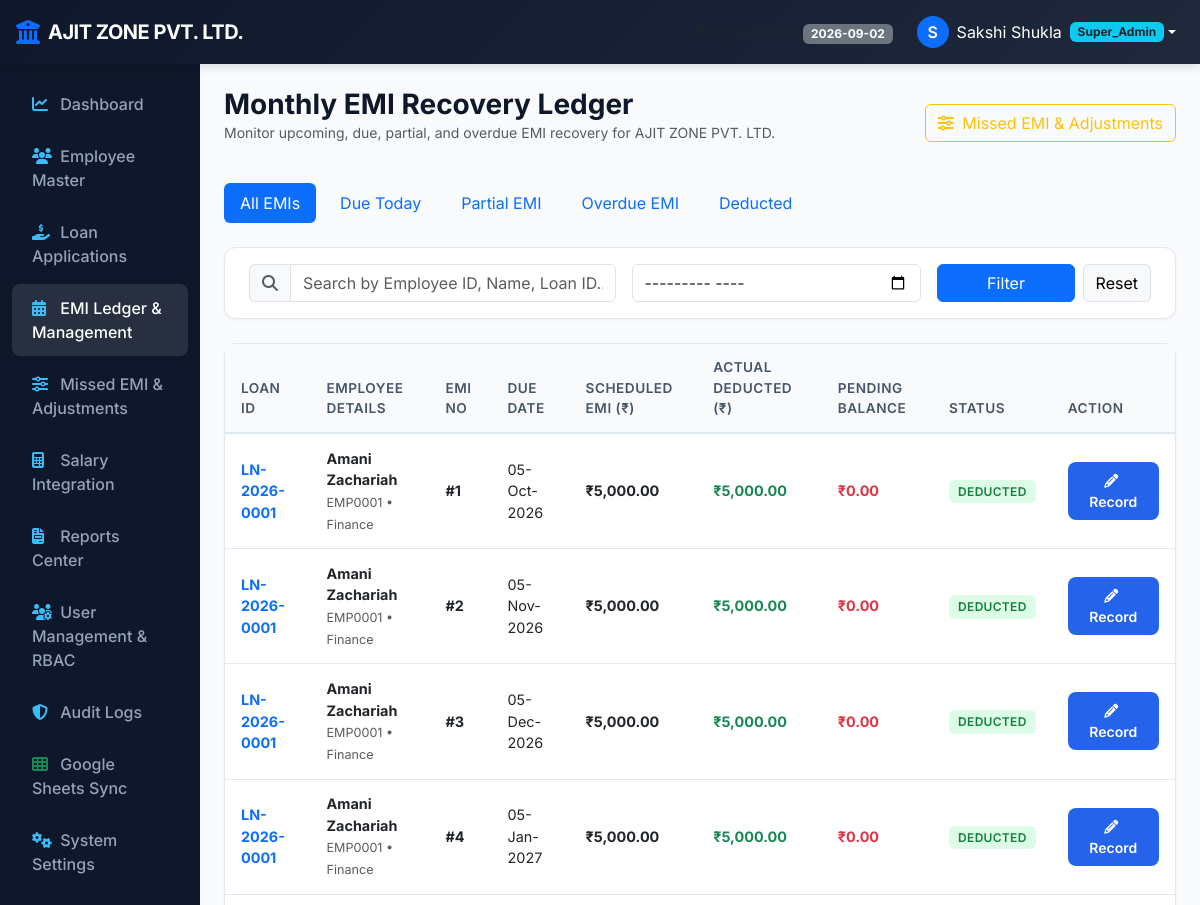
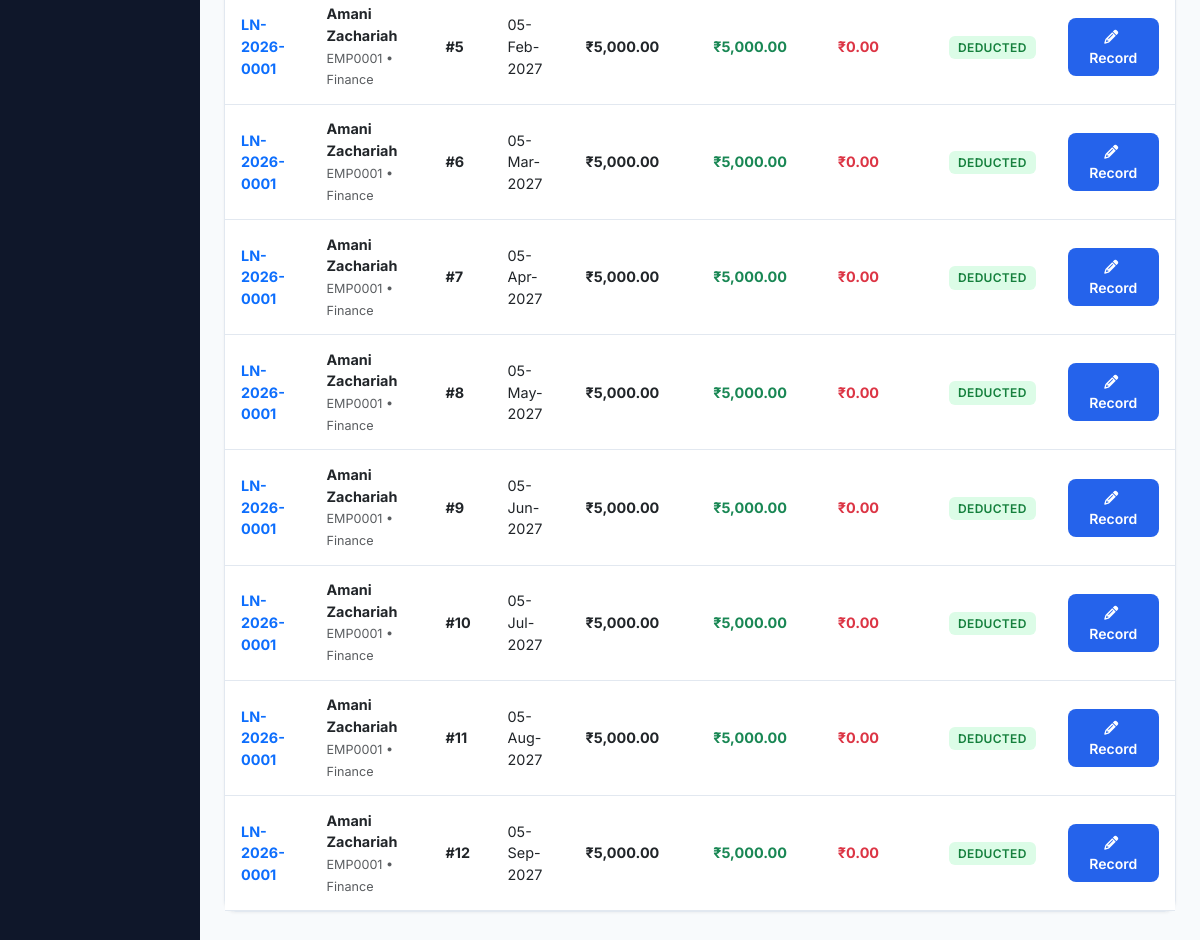
Before: /emi/management (signed in) with the older database file (2 pictures, top to bottom).
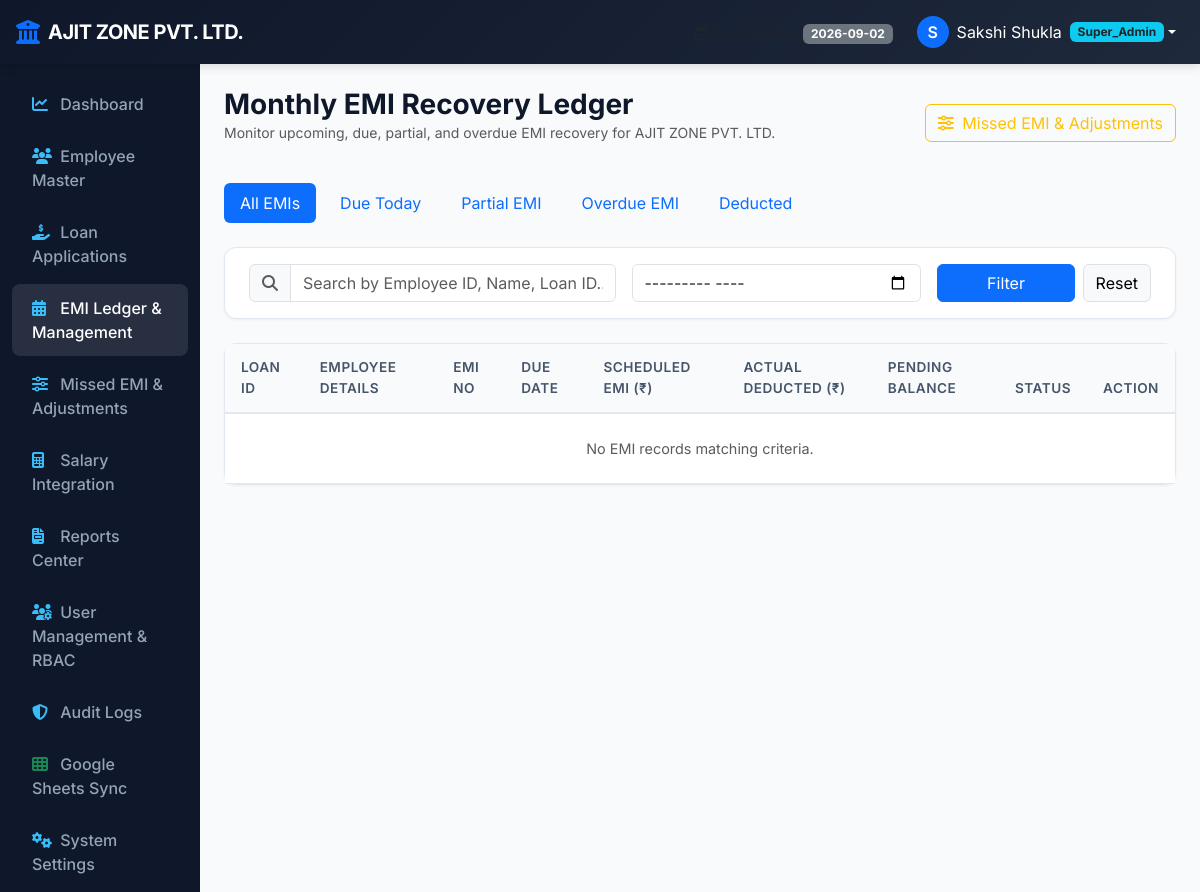
After: the same page with the newer database file.
### models.py (models this page shows)
class EMISchedule(db.Model):
    __tablename__ = 'emi_schedule'
    id = db.Column(db.Integer, primary_key=True)
    loan_id = db.Column(db.Integer, db.ForeignKey('loans.id'), nullable=False)
    emi_no = db.Column(db.Integer, nullable=False)
    due_date = db.Column(db.Date, nullable=False, index=True)
    scheduled_emi = db.Column(db.Float, nullable=False)
    actual_deduction = db.Column(db.Float, default=0.0)
    actual_deduction_date = db.Column(db.Date, nullable=True)
    outstanding_after = db.Column(db.Float, default=0.0)
    status = db.Column(db.String(32), nullable=False, default='Upcoming')
    remarks = db.Column(db.Text, nullable=True)
    created_at = db.Column(db.DateTime, default=datetime.utcnow)
    deductions = db.relationship('EMIDeduction', backref='schedule_item', lazy=True)

class Loan(db.Model):
    __tablename__ = 'loans'
    id = db.Column(db.Integer, primary_key=True)
    loan_id = db.Column(db.String(32), unique=True, nullable=False, index=True)
    employee_id = db.Column(db.Integer, db.ForeignKey('employees.id'), nullable=False)
    loan_type = db.Column(db.String(64), nullable=False) # Personal Loan, Emergency Advance, Salary Advance, Medical Loan, Home Loan
    loan_amount = db.Column(db.Float, nullable=False)
    monthly_emi = db.Column(db.Float, nullable=False)
    interest_rate = db.Column(db.Float, default=0.0) # Annual Interest Rate %
    processing_fee = db.Column(db.Float, default=0.0) # Processing Fee Amount
    emi_start_date = db.Column(db.Date, nullable=False)
    emi_deduction_day = db.Column(db.Integer, nullable=False, default=5)
    tenure_months = db.Column(db.Integer, nullable=False)
    tenure_from = db.Column(db.Date, nullable=True)
    tenure_to = db.Column(db.Date, nullable=True)
    reason = db.Column(db.Text, nullable=True)
    remarks = db.Column(db.Text, nullable=True)
    declaration_accepted = db.Column(db.Boolean, default=True)
    application_date = db.Column(db.Date, default=datetime.utcnow().date)
    approval_status = db.Column(db.String(32), nullable=False, default='Pending') # Pending, Approved, Rejected
    approval_date = db.Column(db.DateTime, nullable=True)
    approved_by_id = db.Column(db.Integer, db.ForeignKey('users.id'), nullable=True)
    disbursement_date = db.Column(db.DateTime, nullable=True)
    loan_status = db.Column(db.String(32), nullable=False, default='Pending') # Pending, Active, Closed, Rejected
    workflow_status = db.Column(db.String(32), nullable=False, default='Submitted')
    total_recovered = db.Column(db.Float, default=0.0)
    outstanding_balance = db.Column(db.Float, default=0.0)
    created_at = db.Column(db.DateTime, default=datetime.utcnow)
    schedules = db.relationship('EMISchedule', backref='loan', cascade='all, delete-orphan', lazy=True)
    deductions = db.relationship('EMIDeduction', backref='loan', cascade='all, delete-orphan', lazy=True)
    adjustments = db.relationship('EMIAdjustment', backref='loan', cascade='all, delete-orphan', lazy=True)
    documents = db.relationship('LoanDocument', backref='loan', cascade='all, delete-orphan', lazy=True)
    closure = db.relationship('LoanClosure', backref='loan', uselist=False, cascade='all, delete-orphan')

class Employee(db.Model):
    __tablename__ = 'employees'
    id = db.Column(db.Integer, primary_key=True)
    emp_id = db.Column(db.String(32), unique=True, nullable=False, index=True)
    name = db.Column(db.String(128), nullable=False)
    department = db.Column(db.String(64), nullable=False, index=True)
    designation = db.Column(db.String(64), nullable=False)
    current_salary = db.Column(db.Float, nullable=False, default=0.0)
    email = db.Column(db.String(128), nullable=True)
    phone = db.Column(db.String(32), nullable=True)
    pan_number = db.Column(db.String(32), nullable=True)
    aadhar_number = db.Column(db.String(32), nullable=True)
    bank_name = db.Column(db.String(64), nullable=True)
    bank_account_no = db.Column(db.String(64), nullable=True)
    ifsc_code = db.Column(db.String(32), nullable=True)
    status = db.Column(db.String(16), nullable=False, default='Active') # Active, Inactive, Terminated
    hiring_date = db.Column(db.Date, nullable=True)
    joining_date = db.Column(db.Date, nullable=True)
    address = db.Column(db.Text, nullable=True)
    city = db.Column(db.String(64), nullable=True)
    emergency_contact = db.Column(db.String(64), nullable=True)
    emergency_relation = db.Column(db.String(32), nullable=True)
    emergency_phone = db.Column(db.String(32), nullable=True)
    created_at = db.Column(db.DateTime, default=datetime.utcnow)
    updated_at = db.Column(db.DateTime, default=datetime.utcnow, onupdate=datetime.utcnow)
    loans = db.relationship('Loan', backref='employee', lazy=True)

### routes/emi.py (the view)
@emi_bp.route('/emi/management')
@login_required
@permission_required('emi', 'view')
def management():
    status_filter = request.args.get('status', '').strip()
    month_filter = request.args.get('month', '').strip() # YYYY-MM
    search_q = request.args.get('q', '').strip()
    run_daily_loan_automation(system_user_id=g.user.id if g.user else 1)
    query = EMISchedule.query.join(Loan).join(Employee)
    if not g.user.can_view_all('emi'):
        if g.user.employee_id:
            query = query.filter(Loan.employee_id == g.user.employee_id)
        else:
            query = query.filter(EMISchedule.id == -1)
    if status_filter:
        query = query.filter(EMISchedule.status == status_filter)
    if month_filter:
        query = query.filter(db.func.strftime('%Y-%m', EMISchedule.due_date) == month_filter)
    if search_q:
        query = query.filter(
            (Loan.loan_id.ilike(f'%{search_q}%')) |
            (Employee.name.ilike(f'%{search_q}%')) |
            (Employee.emp_id.ilike(f'%{search_q}%'))
        )
    schedules = query.order_by(EMISchedule.due_date.asc()).all()
    today = date.today()
    return render_template('emi/management.html', schedules=schedules, selected_status=status_filter, selected_month=month_filter, search_q=search_q, today=today)

### models.py (called while the page is built, shortened)
    def is_superadmin(self):
        return self.role == 'Super_Admin' or self.is_primary_superadmin

    def has_permission(self, module, action):
        if self.is_superadmin():
            return True

    def can_view_all(self, module):
        if self.is_superadmin():
            return True
        perms = self.get_permissions()
        actions = perms.get(module, [])
        return 'view_all' in actions

### routes/auth.py (called while the page is built, shortened)
def login_required(f):
    @wraps(f)
    def decorated_function(*args, **kwargs):
        if 'user_id' not in session:
            flash('Please log in to access this page.', 'warning')
            return redirect(url_for('auth.login', next=request.url))
        return f(*args, **kwargs)
    return decorated_function

def permission_required(module, action):
    def decorator(f):
        @wraps(f)
        def decorated_function(*args, **kwargs):
            if not g.user:
                flash('Please log in to access this page.', 'warning')
                return redirect(url_for('auth.login', next=request.url))
            if g.user.is_superadmin():
                return f(*args, **kwargs)
        return decorated_function
    return decorator

### templates/emi/management.html (shortened to what the changed rows need)
{% extends 'base.html' %}
{% block content %}
<div class="content-card p-0">
    <div class="table-responsive">
        <table class="table table-custom">
            <thead>
                <tr>
                    <th>Loan ID</th>
                    <th>Employee Details</th>
                    <th>EMI No</th>
                    <th>Due Date</th>
                    <th>Scheduled EMI (₹)</th>
                    <th>Actual Deducted (₹)</th>
                    <th>Pending Balance</th>
                    <th>Status</th>
                    <th>Action</th>
                </tr>
            </thead>
            <tbody>
                {% for item in schedules %}
                <tr>
                    <td class="fw-bold text-primary">
                        <a href="{{ url_for('loan.view_loan', loan_id=item.loan_id) }}" class="text-decoration-none">
                            {{ item.loan.loan_id }}
                        </a>
                    </td>
                    <td>
                        <div class="fw-bold text-dark">{{ item.loan.employee.name }}</div>
                        <small class="text-muted">{{ item.loan.employee.emp_id }} • {{ item.loan.employee.department }}</small>
                    </td>
                    <td class="fw-bold">#{{ item.emi_no }}</td>
                    <td>{{ item.due_date | datefmt('%d-%b-%Y') }}</td>
                    <td class="fw-bold text-dark">{{ item.scheduled_emi | inr }}</td>
                    <td class="fw-bold text-success">{{ item.actual_deduction | inr }}</td>
                    <td class="fw-bold text-danger">
                        {% if item.scheduled_emi > item.actual_deduction %}
                        {{ (item.scheduled_emi - item.actual_deduction) | inr }}
                        {% else %}
                        ₹0.00
                        {% endif %}
                    </td>
                    <td>
                        <span class="badge-status badge-{{ item.status | lower }}">{{ item.status }}</span>
                    </td>
                    <td>
                        {% if has_perm('emi', 'add') or has_perm('emi', 'edit') or is_superadmin() %}
                        <button type="button" class="btn btn-sm btn-brand" data-bs-toggle="modal" data-bs-target="#ledgerDeductModal{{ item.id }}">
                            <i class="fa-solid fa-pencil me-1"></i> Record
                        </button>
                        {% else %}
                        <span class="text-muted small">View Only</span>
                        {% endif %}
                    </td>
                </tr>
                {% else %}
                <tr><td colspan="9" class="text-center text-muted py-4">No EMI records matching criteria.</td></tr>
                {% endfor %}
            </tbody>
        </table>
    </div>
</div>
{% endblock %}

Changed rows visible on the page:
removed EMISchedule: loan.loan_id "LN-2026-0001", loan.employee.name "Amani Zachariah", loan.employee.emp_id "EMP0001", loan.employee.department "Finance", emi_no "1", due_date "05-Oct-2026", scheduled_emi|inr "₹5,000.00", actual_deduction|inr "₹5,000.00", shows "₹0.00", status "DEDUCTED"
removed EMISchedule: loan.loan_id "LN-2026-0001", loan.employee.name "Amani Zachariah", loan.employee.emp_id "EMP0001", loan.employee.department "Finance", emi_no "2", due_date "05-Nov-2026", scheduled_emi|inr "₹5,000.00", actual_deduction|inr "₹5,000.00", shows "₹0.00", status "DEDUCTED"
removed EMISchedule: loan.loan_id "LN-2026-0001", loan.employee.name "Amani Zachariah", loan.employee.emp_id "EMP0001", loan.employee.department "Finance", emi_no "3", due_date "05-Dec-2026", scheduled_emi|inr "₹5,000.00", actual_deduction|inr "₹5,000.00", shows "₹0.00", status "DEDUCTED"
removed EMISchedule: loan.loan_id "LN-2026-0001", loan.employee.name "Amani Zachariah", loan.employee.emp_id "EMP0001", loan.employee.department "Finance", emi_no "4", due_date "05-Jan-2027", scheduled_emi|inr "₹5,000.00", actual_deduction|inr "₹5,000.00", shows "₹0.00", status "DEDUCTED"
removed EMISchedule: loan.loan_id "LN-2026-0001", loan.employee.name "Amani Zachariah", loan.employee.emp_id "EMP0001", loan.employee.department "Finance", emi_no "5", due_date "05-Feb-2027", scheduled_emi|inr "₹5,000.00", actual_deduction|inr "₹5,000.00", shows "₹0.00", status "DEDUCTED"
removed EMISchedule: loan.loan_id "LN-2026-0001", loan.employee.name "Amani Zachariah", loan.employee.emp_id "EMP0001", loan.employee.department "Finance", emi_no "6", due_date "05-Mar-2027", scheduled_emi|inr "₹5,000.00", actual_deduction|inr "₹5,000.00", shows "₹0.00", status "DEDUCTED"
removed EMISchedule: loan.loan_id "LN-2026-0001", loan.employee.name "Amani Zachariah", loan.employee.emp_id "EMP0001", loan.employee.department "Finance", emi_no "7", due_date "05-Apr-2027", scheduled_emi|inr "₹5,000.00", actual_deduction|inr "₹5,000.00", shows "₹0.00", status "DEDUCTED"
removed EMISchedule: loan.loan_id "LN-2026-0001", loan.employee.name "Amani Zachariah", loan.employee.emp_id "EMP0001", loan.employee.department "Finance", emi_no "8", due_date "05-May-2027", scheduled_emi|inr "₹5,000.00", actual_deduction|inr "₹5,000.00", shows "₹0.00", status "DEDUCTED"
removed EMISchedule: loan.loan_id "LN-2026-0001", loan.employee.name "Amani Zachariah", loan.employee.emp_id "EMP0001", loan.employee.department "Finance", emi_no "9", due_date "05-Jun-2027", scheduled_emi|inr "₹5,000.00", actual_deduction|inr "₹5,000.00", shows "₹0.00", status "DEDUCTED"
removed EMISchedule: loan.loan_id "LN-2026-0001", loan.employee.name "Amani Zachariah", loan.employee.emp_id "EMP0001", loan.employee.department "Finance", emi_no "10", due_date "05-Jul-2027", scheduled_emi|inr "₹5,000.00", actual_deduction|inr "₹5,000.00", shows "₹0.00", status "DEDUCTED"
removed EMISchedule: loan.loan_id "LN-2026-0001", loan.employee.name "Amani Zachariah", loan.employee.emp_id "EMP0001", loan.employee.department "Finance", emi_no "11", due_date "05-Aug-2027", scheduled_emi|inr "₹5,000.00", actual_deduction|inr "₹5,000.00", shows "₹0.00", status "DEDUCTED"
removed EMISchedule: loan.loan_id "LN-2026-0001", loan.employee.name "Amani Zachariah", loan.employee.emp_id "EMP0001", loan.employee.department "Finance", emi_no "12", due_date "05-Sep-2027", scheduled_emi|inr "₹5,000.00", actual_deduction|inr "₹5,000.00", shows "₹0.00", status "DEDUCTED"
Other visible differences:
text now shown: "No EMI records matching criteria."
